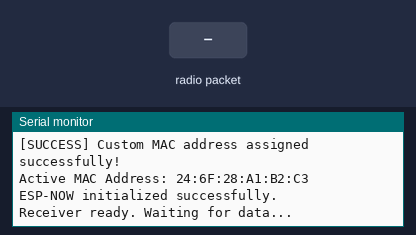
This sketch was run on a simulated ESP32. On the bench: the last lines printed to the serial monitor. The inputs (shaded band) are chosen by the test bench.

Above: at 2.2 s.
2.3 s: radio packet "1" arrives
At 3.5 s:
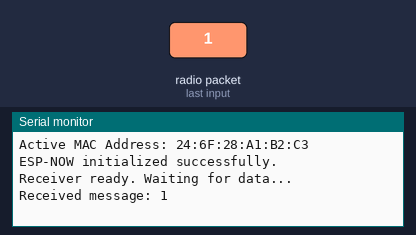
3.8 s: radio packet "0" arrives
At 4.8 s:
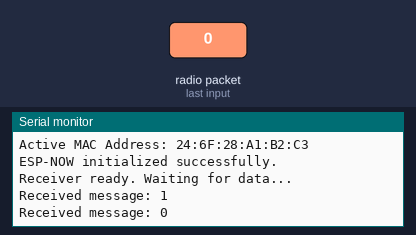
5.3 s: radio packet "2" arrives
At 6.0 s:
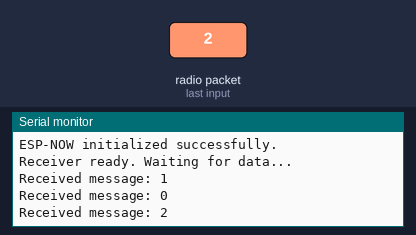

Measured:
- after the input at 2.3 s, the serial monitor: prints a new line at once (image 1)
- after the input at 3.8 s, the serial monitor: prints a new line at once (image 2)
- after the input at 5.3 s, the serial monitor: prints a new line at once (image 3)

The sketch:

basic_receiver.ino
```cpp
#include <WiFi.h>
#include <esp_now.h>
#include <esp_wifi.h>

// Define your fixed MAC address
uint8_t fixedMac[] = {0x24, 0x0A, 0xC4, 0x86, 0x5A, 0x0C};

// Callback function triggered when data arrives
void OnDataRecv(const esp_now_recv_info *info, const uint8_t *incomingData, int len) {
  Serial.print("Received message: ");
  Serial.write(incomingData, len);  // Print raw bytes as text
  Serial.println();
}

void setup() {
  Serial.begin(115200);
  delay(1000);

  Serial.println("\n--- ESP-NOW Receiver with Fixed MAC ---");

  // 1. Initialize Wi-Fi in Station Mode (required for ESP-NOW)
  WiFi.mode(WIFI_STA);

  // 2. Set the custom MAC address
  esp_err_t result = esp_wifi_set_mac(WIFI_IF_STA, fixedMac);
  if (result == ESP_OK) {
    Serial.println("[SUCCESS] Custom MAC address assigned successfully!");
  } else {
    Serial.printf("[ERROR] Failed to set MAC address. Error: %d\n", result);
  }

  // 3. Read back the active MAC address
  uint8_t activeMac[6];
  esp_wifi_get_mac(WIFI_IF_STA, activeMac);

  Serial.printf("Active MAC Address: %02X:%02X:%02X:%02X:%02X:%02X\n",
                activeMac[0], activeMac[1], activeMac[2],
                activeMac[3], activeMac[4], activeMac[5]);

  // 4. Initialize ESP-NOW
  if (esp_now_init() == ESP_OK) {
    Serial.println("ESP-NOW initialized successfully.");
  } else {
    Serial.println("Error initializing ESP-NOW!");
    return;
  }

  // 5. Register the receive callback
  esp_now_register_recv_cb(OnDataRecv);

  Serial.println("Receiver ready. Waiting for data...");
}

void loop() {
  // Empty – reception is handled by the callback
}
```
